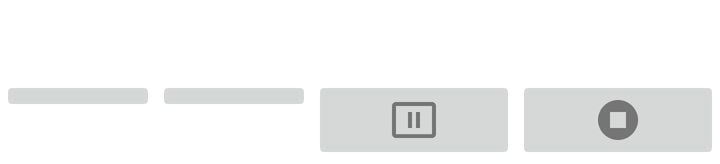
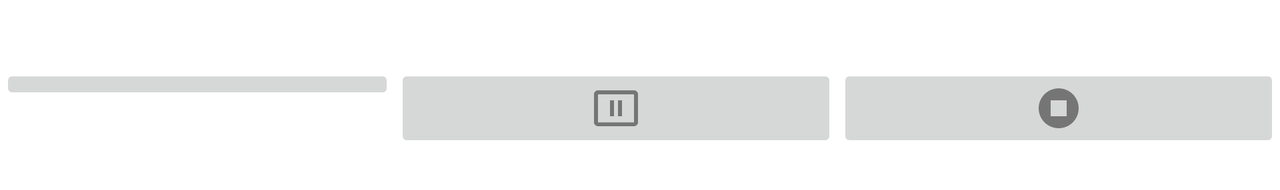

An Android layout and its configuration variant, each rendered on a device that would load it. The default file and the variant file are quoted in full after the pictures.
<!-- AndroidManifest.xml: application theme Theme.LapCounter -->
<!-- res/layout/fragment_stop_watch.xml -->
<?xml version="1.0" encoding="utf-8"?>
<LinearLayout xmlns:android="http://schemas.android.com/apk/res/android"
    xmlns:app="http://schemas.android.com/apk/res-auto"
    xmlns:tools="http://schemas.android.com/tools"
    android:layout_width="match_parent"
    android:layout_height="wrap_content"
    android:orientation="vertical"
    tools:context=".StopWatchFragment">


    <TextView
        android:id="@+id/timeTextView"
        android:layout_width="match_parent"
        android:layout_height="wrap_content"
        android:fontFamily="@font/audiowide" />

    <TextView
        android:id="@+id/lapCount"
        android:layout_width="match_parent"
        android:layout_height="wrap_content"
        android:fontFamily="@font/audiowide" />

    <LinearLayout
        android:layout_width="match_parent"
        android:layout_height="match_parent"
        android:orientation="horizontal">

        <ImageButton
            android:id="@+id/startButton"
            android:layout_width="wrap_content"
            android:layout_height="wrap_content"
            android:layout_weight="1"
            android:src="@drawable/start_button" />

        <ImageButton
            android:id="@+id/lapButton"
            android:layout_width="wrap_content"
            android:layout_height="wrap_content"
            android:layout_weight="1"
            android:src="@drawable/lap_button" />

        <ImageButton
            android:id="@+id/pauseButton"
            android:layout_width="wrap_content"
            android:layout_height="wrap_content"
            android:layout_weight="1"
            android:src="@drawable/pause_button" />

        <ImageButton
            android:id="@+id/resetButton"
            android:layout_width="wrap_content"
            android:layout_height="wrap_content"
            android:layout_weight="1"
            android:src="@drawable/stop_button" />
    </LinearLayout>

</LinearLayout>
<!-- resources referenced by this layout -->
<resources>
  <!-- drawable pause_button (drawable-anydpi) -->
  <vector xmlns:android="http://schemas.android.com/apk/res/android"
      android:width="24dp"
      android:height="24dp"
      android:viewportWidth="24"
      android:viewportHeight="24"
      android:tint="#333333"
      android:alpha="0.6">
    <path
        android:fillColor="@android:color/white"
        android:pathData="M21,19.1H3V5h18v14.1zM21,3H3c-1.1,0 -2,0.9 -2,2v14c0,1.1 0.9,2 2,2h18c1.1,0 2,-0.9 2,-2V5c0,-1.1 -0.9,-2 -2,-2z"/>
    <path
        android:fillColor="@android:color/white"
        android:pathData="M9,8h2v8L9,16zM13,8h2v8h-2z"/>
  </vector>
  <!-- drawable stop_button (drawable-anydpi) -->
  <vector xmlns:android="http://schemas.android.com/apk/res/android"
      xmlns:tools="http://schemas.android.com/tools"
      android:width="24dp"
      android:height="24dp"
      android:viewportWidth="24"
      android:viewportHeight="24"
      android:tint="#333333"
      android:alpha="0.6">
    <path
        android:fillColor="@android:color/white"
        android:pathData="M8,16h8V8H8V16zM12,2C6.48,2 2,6.48 2,12s4.48,10 10,10s10,-4.48 10,-10S17.52,2 12,2L12,2z"
        android:fillType="evenOdd"
        tools:ignore="VectorRaster" />
  </vector>
  <style name="Theme.LapCounter" parent="Theme.MaterialComponents.DayNight.DarkActionBar">
          
          <item name="colorPrimary">@color/purple_500</item>
          <item name="colorPrimaryVariant">@color/purple_700</item>
          <item name="colorOnPrimary">@color/white</item>
          
          <item name="colorSecondary">@color/teal_200</item>
          <item name="colorSecondaryVariant">@color/teal_700</item>
          <item name="colorOnSecondary">@color/black</item>
          
          <item name="android:statusBarColor" tools:targetApi="l">?attr/colorPrimaryVariant</item>
          
      </style>
</resources>
<!-- res/layout-land/fragment_stop_watch.xml (the repository's variant of the layout above) -->
<!-- drawn on the phone turned sideways -->
<?xml version="1.0" encoding="utf-8"?>
<LinearLayout xmlns:android="http://schemas.android.com/apk/res/android"
    xmlns:app="http://schemas.android.com/apk/res-auto"
    xmlns:tools="http://schemas.android.com/tools"
    android:layout_width="match_parent"
    android:layout_height="wrap_content"
    android:orientation="vertical"
    tools:context=".StopWatchFragment">


    <TextView
        android:id="@+id/timeTextView"
        android:layout_width="match_parent"
        android:layout_height="wrap_content"
        android:fontFamily="@font/audiowide"
        android:textSize="24sp" />

    <LinearLayout
        android:layout_width="match_parent"
        android:layout_height="match_parent"
        android:orientation="horizontal">

        <ImageButton
            android:id="@+id/startButton"
            android:layout_width="wrap_content"
            android:layout_height="wrap_content"
            android:layout_weight="1"
            android:contentDescription="@string/start"
            android:src="@drawable/start_button" />

        <ImageButton
            android:id="@+id/pauseButton"
            android:layout_width="wrap_content"
            android:layout_height="wrap_content"
            android:layout_weight="1"
            android:contentDescription="@string/pause"
            android:src="@drawable/pause_button" />

        <ImageButton
            android:id="@+id/resetButton"
            android:layout_width="wrap_content"
            android:layout_height="wrap_content"
            android:layout_weight="1"
            android:contentDescription="@string/reset"
            android:src="@drawable/stop_button" />
    </LinearLayout>

    <TextView
        android:id="@+id/stopWatchRecord"
        android:layout_width="match_parent"
        android:layout_height="wrap_content" />

</LinearLayout>
<!-- resources referenced by the variant -->
<!-- as the phone turned sideways resolves them -->
<resources>
  <!-- drawable pause_button (drawable-anydpi) -->
  <vector xmlns:android="http://schemas.android.com/apk/res/android"
      android:width="24dp"
      android:height="24dp"
      android:viewportWidth="24"
      android:viewportHeight="24"
      android:tint="#333333"
      android:alpha="0.6">
    <path
        android:fillColor="@android:color/white"
        android:pathData="M21,19.1H3V5h18v14.1zM21,3H3c-1.1,0 -2,0.9 -2,2v14c0,1.1 0.9,2 2,2h18c1.1,0 2,-0.9 2,-2V5c0,-1.1 -0.9,-2 -2,-2z"/>
    <path
        android:fillColor="@android:color/white"
        android:pathData="M9,8h2v8L9,16zM13,8h2v8h-2z"/>
  </vector>
  <!-- drawable stop_button (drawable-anydpi) -->
  <vector xmlns:android="http://schemas.android.com/apk/res/android"
      xmlns:tools="http://schemas.android.com/tools"
      android:width="24dp"
      android:height="24dp"
      android:viewportWidth="24"
      android:viewportHeight="24"
      android:tint="#333333"
      android:alpha="0.6">
    <path
        android:fillColor="@android:color/white"
        android:pathData="M8,16h8V8H8V16zM12,2C6.48,2 2,6.48 2,12s4.48,10 10,10s10,-4.48 10,-10S17.52,2 12,2L12,2z"
        android:fillType="evenOdd"
        tools:ignore="VectorRaster" />
  </vector>
  <string name="pause">Pause</string>
  <string name="reset">Reset</string>
  <string name="start">Start</string>
  <style name="Theme.LapCounter" parent="Theme.MaterialComponents.DayNight.DarkActionBar">
          
          <item name="colorPrimary">@color/purple_500</item>
          <item name="colorPrimaryVariant">@color/purple_700</item>
          <item name="colorOnPrimary">@color/white</item>
          
          <item name="colorSecondary">@color/teal_200</item>
          <item name="colorSecondaryVariant">@color/teal_700</item>
          <item name="colorOnSecondary">@color/black</item>
          
          <item name="android:statusBarColor" tools:targetApi="l">?attr/colorPrimaryVariant</item>
          
      </style>
</resources>
